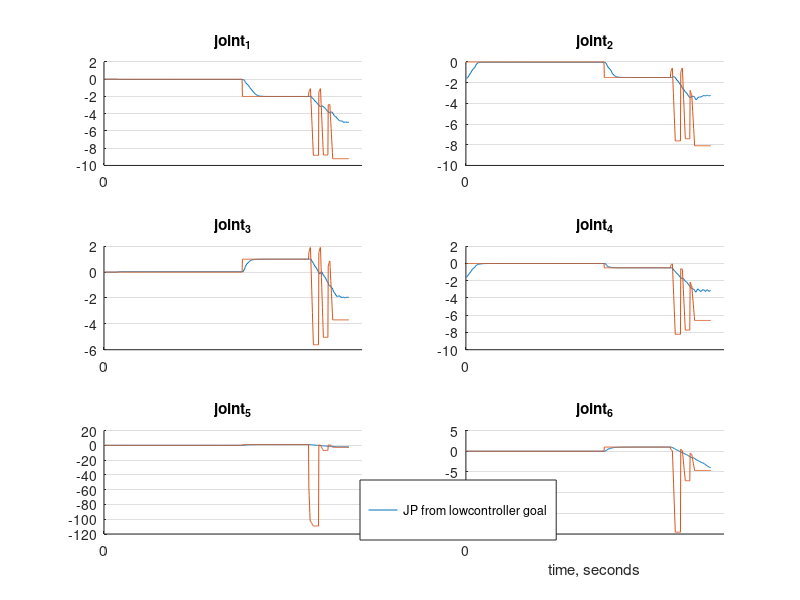
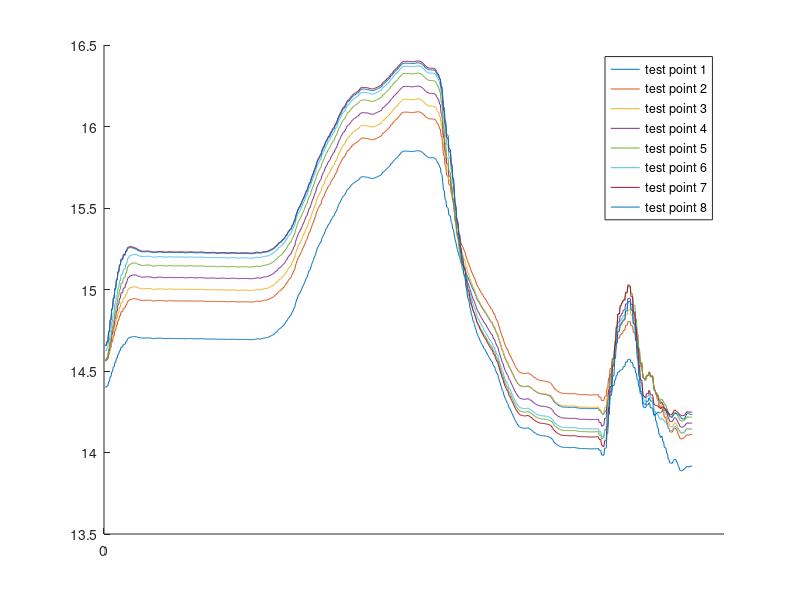
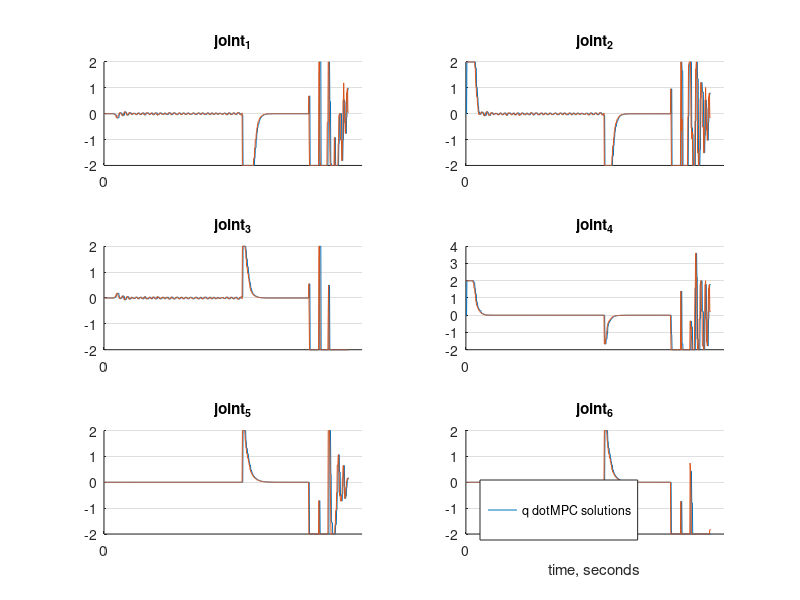

Here is the MATLAB script that generated these plots, in order:
clear all
close all
clc
cd /home/robot/workspaces/ur5_mpc_vrep
low = load('data_low.csv');

ctp_f = low(:,1:24);
ctp_v = low(:,25:48);
dist_val = low(:,49:160);
dist_vrep = low(:,161:272);
human_sphere = low(:,273:314);
human_vrep = low(:,315:356);

joint_positions = low(:,357:362);
goal_positions =  low(:,363:368);
q_dot_real = low(:,369:374);
q_dot =  low(:,375:380);
min_dist = low(:,381:388);

goal = low(:,389:394);

ctv = low(:,395:418);
ctv_vrep = low(:,419:442);
smallest_distance = low(:,443);

linvelscale = low(:,444);

from_high = low(:,445:462);
len = 5000;
dt = 1000;
s = 10;
e = length(goal);
% e = 500;
%% Plot joint positions Vs Goal Positions
fig_1 = figure('Name', 'Joint positions')
subplot(3,2,1);
grid on;
hold on;
plot(joint_positions(s:e,1))
plot(goal_positions(s:e,1))
title('joint_{1}')
set(gca,'XTick',0:dt:dt*len);
set(gca,'XTickLabel',0:0.05*dt:len*dt*0.05);

subplot(3,2,2);
grid on
hold on;
plot(joint_positions(s:e,2));
plot(goal_positions(s:e,2));
title('joint_{2}')
set(gca,'XTick',0:dt:dt*len);
set(gca,'XTickLabel',0:0.05*dt:len*dt*0.05);

subplot(3,2,3);
hold on;
grid on;
plot(joint_positions(s:e,3));
plot(goal_positions(s:e,3));
title('joint_{3}')
set(gca,'XTick',0:dt:dt*len);
set(gca,'XTickLabel',0:0.05*dt:len*dt*0.05);

subplot(3,2,4);
grid on;
hold on;
plot(joint_positions(s:e,4));
plot(goal_positions(s:e,4));
title('joint_{4}')
set(gca,'XTick',0:dt:dt*len);
set(gca,'XTickLabel',0:0.05*dt:len*dt*0.05);

subplot(3,2,5);
grid on;
hold on;
plot(joint_positions(s:e,5));
plot(goal_positions(s:e,5));
title('joint_{5}')
set(gca,'XTick',0:dt:dt*len);
set(gca,'XTickLabel',0:0.05*dt:len*dt*0.05);

subplot(3,2,6);
hold on;
grid on;
l1 = plot(joint_positions(s:e,6));
l2 = plot(goal_positions(s:e,6));
title('joint_{6}')
set(gca,'XTick',0:dt:dt*len);
set(gca,'XTickLabel',0:0.05*dt:len*dt*0.05);
xlabel('time, seconds')

% Construct a Legend with the data from the sub-plots
hL = legend([l1,l2],["JP from low", "controller goal"]);
% Programatically move the Legend
newPosition = [0.45 0.1 0.1 0.1];
newUnits = 'normalized';
set(hL,'Position', newPosition,'Units', newUnits);
saveas(fig_1, 'jp.png');

%% Plot distances low
fig_2 = figure('Name','distances')
hold on;
for i=1:8
    plot(min_dist(s:e,i));
    
end
% plot(smallest_distance(s:e))
set(gca,'XTick',0:dt:dt*len); set(gca,'XTickLabel',0:0.05*dt:len*dt*0.05);

legend('test point 1','test point 2','test point 3','test point 4','test point 5','test point 6','test point 7','test point 8')
saveas(fig_2, 'dist_val.png');

%% Plot joint velocities Vs MPC solutions
fig_4 = figure('Name','velocities')

subplot(3,2,1);
grid on;
hold on;
plot(q_dot_real(s:e,1));
plot(q_dot(s:e,1));
title('joint_{1}');
set(gca,'XTick',0:dt:dt*len);
set(gca,'XTickLabel',0:0.05*dt:len*dt*0.05);

subplot(3,2,2);
grid on
hold on;
plot(q_dot_real(s:e,2));
plot(q_dot(s:e,2));
title('joint_{2}');
set(gca,'XTick',0:dt:dt*len);
set(gca,'XTickLabel',0:0.05*dt:len*dt*0.05);
subplot(3,2,3);
hold on;
grid on;
plot(q_dot_real(s:e,3));
plot(q_dot(s:e,3));
title('joint_{3}');
set(gca,'XTick',0:dt:dt*len);
set(gca,'XTickLabel',0:0.05*dt:len*dt*0.05);

subplot(3,2,4);
grid on;
hold on;
plot(q_dot_real(s:e,4));
plot(q_dot(s:e,4));
title('joint_{4}');
set(gca,'XTick',0:dt:dt*len);
set(gca,'XTickLabel',0:0.05*dt:len*dt*0.05);

subplot(3,2,5);
grid on;
hold on;
plot(q_dot_real(s:e,5));
plot(q_dot(s:e,5));
title('joint_{5}');
set(gca,'XTick',0:dt:dt*len);
set(gca,'XTickLabel',0:0.05*dt:len*dt*0.05);

subplot(3,2,6);
hold on;
grid on;
l1 = plot(q_dot_real(s:e,6));
l2 = plot(q_dot(s:e,6));
title('joint_{6}');
set(gca,'XTick',0:dt:dt*len);
set(gca,'XTickLabel',0:0.05*dt:len*dt*0.05);
xlabel('time, seconds')

hL = legend([l1,l2],["q dot", "MPC solutions"]);
newPosition = [0.6 0.1 0.1 0.1];
newUnits = 'normalized';
set(hL,'Position', newPosition,'Units', newUnits);
saveas(fig_4, 'jv.png');
